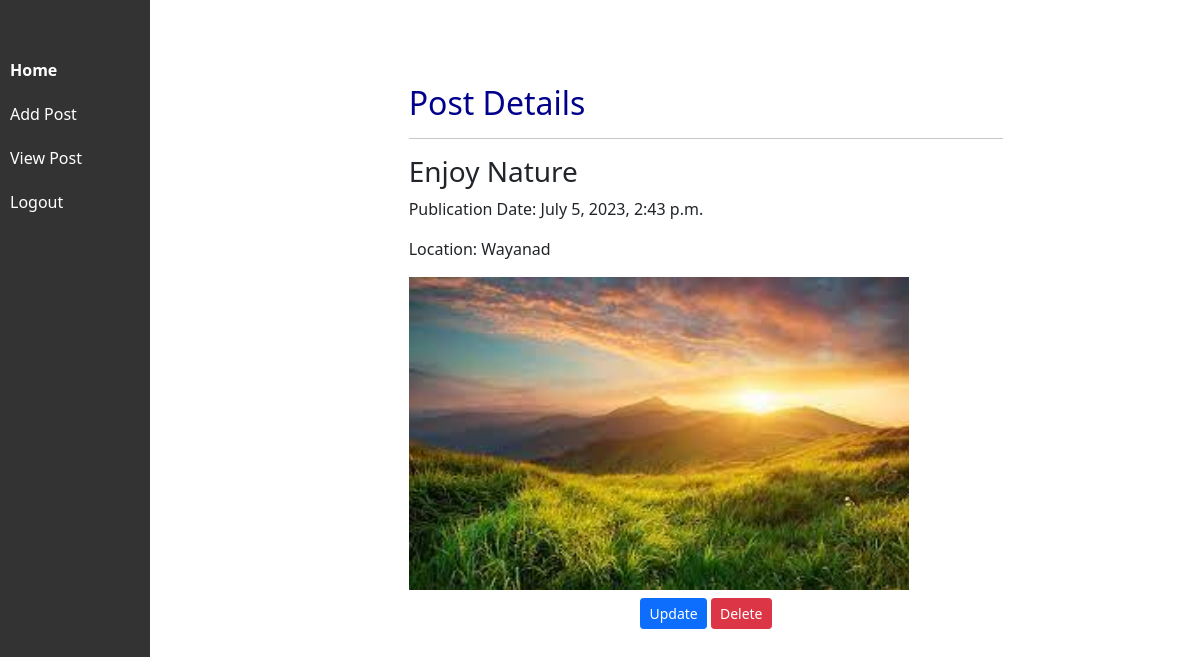
/detail_view/43/ (signed in), run on the app's committed database.
### media_app/models.py (models this page shows, shortened)
class Post(models.Model):
    LOCATION_CHOICES = [
        ('Palakkad', 'Palakkad'),
        ('Calicut', 'Calicut'),
        ('Kochi', 'Kochi'),
        ('Wayanad', 'Wayanad'),
    ]
    Post_caption = models.TextField()
    image_or_video_content = models.FileField(upload_to='static/image/')
    publication_date = models.DateTimeField( auto_now_add=True)
    location_post = models.CharField(max_length=100, choices=LOCATION_CHOICES)
    user = models.ForeignKey(User, on_delete=models.CASCADE)

### media_app/views.py (the view)
# urls.py: path('detail_view/<int:post_id>/', views.detail_view, name='detail_view'),
@login_required
def detail_view(request, post_id):
    post = get_object_or_404(Post, id=post_id)
    return render(request, 'media_app/post_detail.html', {'post': post})

### templates/media_app/post_detail.html
{% extends 'base.html' %}
{% block content %}
  <div class="container-lg">
    <div class="row justify-content-center" style="margin-left: 200px;">
      <div class="col-md-8">
        <h2 class="mt-4">Post Details</h2>
        <hr>
        <div>
          <h3>{{ post.Post_caption }}</h3>
          <p>Publication Date: {{ post.publication_date }}</p>
          <p>Location: {{ post.location_post }}</p>
          <img src="{{ post.image_or_video_content.url }}" alt="Post Image" width="500px">
        </div>
        <div class="text-center mt-2">
          <a href="{% url 'update'  post.id %}" class="btn btn-sm btn-primary">Update</a>
          <a href="{%  url 'delete' post.id %}" class="btn btn-sm btn-danger">Delete</a>
        </div>
      </div>
    </div>
  </div>
{% endblock %}

### templates/base.html (style rules this page uses)
h2 { color: darkblue; }
body { padding-top: 60px; background-color:white; }

### data on the page
Post: Post_caption "Enjoy Nature", publication_date "July 5, 2023, 2:43 p.m.", location_post "Wayanad", image_or_video_content (picture)
